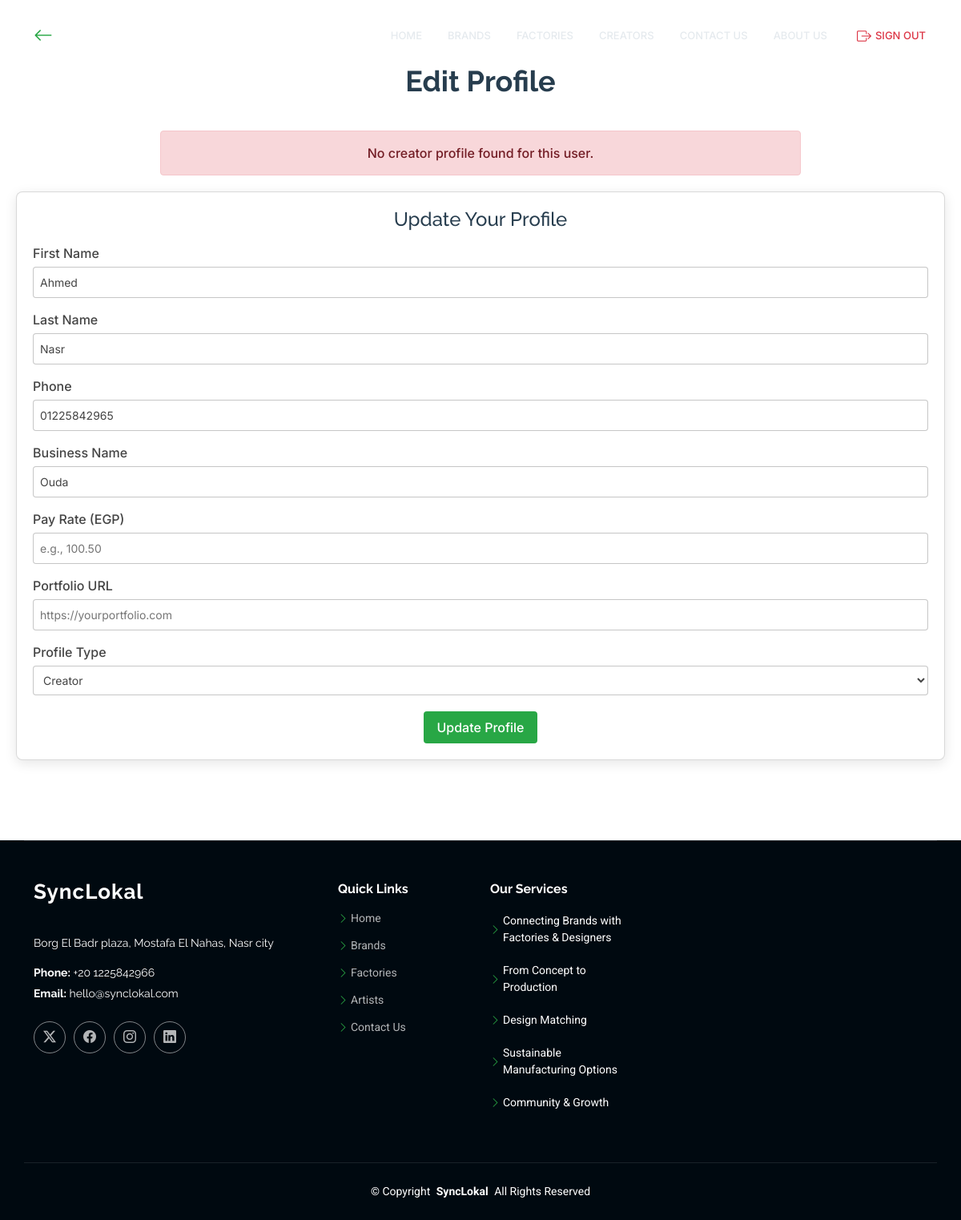
The page /creator_dash/creator-editportfolio.php (signed in) on the database its author committed.
### tables this page shows
CREATE TABLE `user` (
  `User_ID` int(11) NOT NULL,
  `First_Name` varchar(100) DEFAULT NULL,
  `Last_Name` varchar(100) DEFAULT NULL,
  `Email` varchar(100) DEFAULT NULL,
  `Phone` varchar(20) DEFAULT NULL,
  `Business_Name` varchar(100) DEFAULT NULL,
  `Admin_ID` int(11) DEFAULT NULL,
  `password` varchar(255) NOT NULL
);

### creator_dash/creator-editportfolio.php (the view, shortened to what this page needs)
<?php
require_once 'db_connect.php';
$user_id = $_SESSION['user_id'] ?? null;
$user = [];
$creator = [];
$error = null;
try {
    $stmt = $conn->prepare("SELECT * FROM user WHERE User_ID = ?");
    $stmt->execute([$user_id]);
    $user = $stmt->fetch(PDO::FETCH_ASSOC);
    $stmt = $conn->prepare("SELECT * FROM creator WHERE User_ID = ?");
    $stmt->execute([$user_id]);
    $creator = $stmt->fetch(PDO::FETCH_ASSOC);
    if (!$creator) {
        $error = "No creator profile found for this user.";
    }
} catch(PDOException $e) {
    error_log("Database error at line " . $e->getLine() . ": " . $e->getMessage());
    $error = "Error: " . $e->getMessage();
}
?>
<!DOCTYPE html>
<html lang="en">
<head>
  <link href="/Grad/Grad2/assets/vendor/bootstrap/css/bootstrap.min.css" rel="stylesheet">
  <link href="/Grad/Grad2/assets/vendor/bootstrap-icons/bootstrap-icons.css" rel="stylesheet">
  <link href="/Grad/Grad2/assets/vendor/aos/aos.css" rel="stylesheet">
  <link href="/Grad/Grad2/assets/vendor/glightbox/css/glightbox.min.css" rel="stylesheet">
  <link href="/Grad/Grad2/assets/vendor/swiper/swiper-bundle.min.css" rel="stylesheet">
  <link href="/Grad/Grad2/assets/css/main.css" rel="stylesheet">
</head>
<body class="index-page">
  <header id="header" class="header d-flex align-items-center fixed-top">
    <div class="container-fluid container-xl position-relative d-flex align-items-center">
      <a href="/Grad/Grad2/index.html" class="logo d-flex align-items-center me-auto">
        <h1 class="sitename">SyncLokal</h1>
      </a>
      <nav id="navmenu" class="navmenu">
        <ul>
          <li><a href="/Grad/Grad2/index.php">Home</a></li>
          <li><a href="/Grad/Grad2/brands.php">Brands</a></li>
          <li><a href="/Grad/Grad2/factories.php">Factories</a></li>
          <li><a href="/Grad/Grad2/creators.php">Creators</a></li>
          <li><a href="/Grad/Grad2/contact.php">Contact Us</a></li>
          <li><a href="/Grad/Grad2/about.php">About us</a></li>
          <li><a href="/Grad/Grad2/signout.php" class="text-danger"><i class="bi bi-box-arrow-right"></i> Sign Out</a></li>
        </ul>
      </nav>
      <a href="/Grad/Grad2/creator-dashboard.php" class="back-btn" title="Back to Dashboard">
        <i class="bi bi-arrow-left"></i>
      </a>
    </div>
  </header>
  <main class="main">
    <section class="edit-info-section">
      <div class="edit-info-container">
        <h2>Edit Profile</h2>
        <?php if (isset($error)): ?>
          <div class="alert error"><?= htmlspecialchars($error) ?></div>
        <?php endif; ?>
        <div class="edit-form" data-aos="fade-up">
          <h3>Update Your Profile</h3>
          <form method="POST" action="creator-editportfolio.php">
            <div class="form-group">
              <label for="first_name">First Name</label>
              <input type="text" id="first_name" name="first_name" value="<?= htmlspecialchars($user['First_Name'] ?? '') ?>" required>
            </div>
            <div class="form-group">
              <label for="last_name">Last Name</label>
              <input type="text" id="last_name" name="last_name" value="<?= htmlspecialchars($user['Last_Name'] ?? '') ?>" required>
            </div>
            <div class="form-group">
              <label for="phone">Phone</label>
              <input type="text" id="phone" name="phone" value="<?= htmlspecialchars($user['Phone'] ?? '') ?>" placeholder="e.g., +201234567890">
            </div>
            <div class="form-group">
              <label for="business_name">Business Name</label>
              <input type="text" id="business_name" name="business_name" value="<?= htmlspecialchars($user['Business_Name'] ?? '') ?>" placeholder="Your business name">
            </div>
            <div class="form-group">
              <label for="pay_rate">Pay Rate (EGP)</label>
              <input type="number" id="pay_rate" name="pay_rate" value="<?= htmlspecialchars($creator['Pay_Rate'] ?? '') ?>" min="0" step="0.01" placeholder="e.g., 100.50">
            </div>
            <div class="form-group">
              <label for="portfolio_url">Portfolio URL</label>
              <input type="url" id="portfolio_url" name="portfolio_url" value="<?= htmlspecialchars($creator['Portfolio_URL'] ?? '') ?>" placeholder="https://yourportfolio.com">
            </div>
            <div class="form-group">
              <label for="type">Profile Type</label>
              <select id="type" name="type" required>
                <option value="Creator" <?= ($creator['Type'] ?? '') === 'Creator' ? 'selected' : '' ?>>Creator</option>
              </select>
            </div>
            <button type="submit" class="submit-btn">Update Profile</button>
          </form>
        </div>
      </div>
    </section>
  </main>
  <footer id="footer" class="footer dark-background">
    <div class="container footer-top">
      <div class="row gy-4">
        <div class="col-lg-4 col-md-6 footer-about">
          <a href="/Grad/Grad2/index.html" class="logo d-flex align-items-center">
            <span class="sitename">SyncLokal</span>
          </a>
          <div class="footer-contact pt-3">
            <p>Borg El Badr plaza, Mostafa El Nahas, Nasr city</p>
            <p class="mt-3"><strong>Phone:</strong> <span>+20 1225842966</span></p>
            <p><strong>Email:</strong> <span>hello@synclokal.com</span></p>
          </div>
          <div class="social-links d-flex mt-4">
            <a href=""><i class="bi bi-twitter-x"></i></a>
            <a href=""><i class="bi bi-facebook"></i></a>
            <a href=""><i class="bi bi-instagram"></i></a>
            <a href=""><i class="bi bi-linkedin"></i></a>
          </div>
        </div>
                <div class="col-lg-2 col-md-3 footer-links">
          <h4>Quick Links</h4>
          <ul>
            <li><i class="bi bi-chevron-right"></i> <a href="index.php">Home</a></li>
            <li><i class="bi bi-chevron-right"></i> <a href="brands.php">Brands</a></li>
            <li><i class="bi bi-chevron-right"></i> <a href="factories.php">Factories</a></li>
            <li><i class="bi bi-chevron-right"></i> <a href="artists.php">Artists</a></li>
            <li><i class="bi bi-chevron-right"></i> <a href="contact.php">Contact Us</a></li>
          </ul>
        </div>
        <div class="col-lg-2 col-md-3 footer-links">
          <h4>Our Services</h4>
          <ul>
            <li><i class="bi bi-chevron-right"></i> Connecting Brands with Factories & Designers</li>
            <li><i class="bi bi-chevron-right"></i> From Concept to Production</li>
            <li><i class="bi bi-chevron-right"></i> Design Matching</li>
            <li><i class="bi bi-chevron-right"></i> Sustainable Manufacturing Options</li>
            <li><i class="bi bi-chevron-right"></i> Community & Growth</li>
          </ul>
        </div>
      </div>
    </div>
    <div class="container copyright text-center mt-4">
      <p>© <span>Copyright</span> <strong class="px-1 sitename">SyncLokal</strong> <span>All Rights Reserved</span></p>
    </div>
  </footer>
</body>
</html>

### creator_dash/creator-editportfolio.php (style rules this page uses)
.edit-info-section { padding: 80px 0; background-color: var(--surface-color); }
.edit-info-container { max-width: 1200px; margin: 0 auto; padding: 0 20px; }
.edit-info-container h2 { color: var(--heading-color); font-family: var(--heading-font); font-size: 36px; font-weight: 700; text-align: center; margin-bottom: 40px; }
.edit-form { background-color: var(--surface-color); border: 1px solid color-mix(in srgb, var(--default-color), transparent 80%); border-radius: 8px; padding: 20px; margin-bottom: 20px; box-shadow: 0 4px 15px rgba(0, 0, 0, 0.1); }
.edit-form h3 { color: var(--heading-color); font-family: var(--heading-font); font-size: 24px; margin-bottom: 15px; text-align: center; }
.form-group { margin-bottom: 15px; }
.form-group label { font-family: 'Inter', sans-serif; font-weight: 500; color: var(--default-color); display: block; margin-bottom: 5px; }
.form-group input, .form-group select { width: 100%; padding: 8px; border: 1px solid color-mix(in srgb, var(--default-color), transparent 70%); border-radius: 4px; font-family: 'Inter', sans-serif; font-size: 14px; }
.submit-btn { background-color: var(--accent-color); color: var(--contrast-color); padding: 8px 16px; border: none; border-radius: 4px; font-family: 'Inter', sans-serif; font-weight: 500; cursor: pointer; transition: background-color 0.3s; display: block; margin: 20px auto 0; }
.alert { max-width: 800px; margin: 20px auto; padding: 15px; border-radius: 4px; font-weight: 500; text-align: center; font-family: 'Inter', sans-serif; }
.error { background-color: #f8d7da; color: #721c24; border: 1px solid #f5c6cb; }
.back-btn i { font-size: 24px; color: var(--accent-color); transition: color 0.3s; }
.navmenu .text-danger { font-family: 'Inter', sans-serif; display: flex; align-items: center; gap: 5px; }
.navmenu .text-danger i { font-size: 18px; }

### rows shown on the page
user: first_name "Ahmed", last_name "Nasr", phone "01225842965", business_name "Ouda"

### other values the page prints
$error "No creator profile found for this user."
